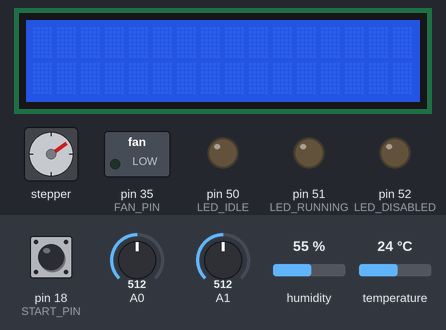
Simulated run of this sketch. Board: Arduino Mega 2560, built with avr-gcc and run on an emulated ATmega2560. Shown: 16×2 character LCD, stepper motor, switched loads named in the sketch (green lamp = pin HIGH), output pins drawn as LEDs (lit = HIGH). The inputs (shaded band) are chosen by the test bench; at power-on: pin 18 (START_PIN) HIGH, A1 = 512, A0 = 512, humidity 55 %, temperature 24 °C. The local clock reads 2024-03-15 10:24:30 at power-on unless the sketch sets it; stepper angles assume 2038 steps per turn; what the sketch prints to the serial monitor is not drawn.

Above: at 1.2 s.
1.3 s: pin 18 (START_PIN) pulled LOW for 0.15 s
2.0 s: A1 set to 118
4.6 s: A1 set to 99
At 5.2 s:
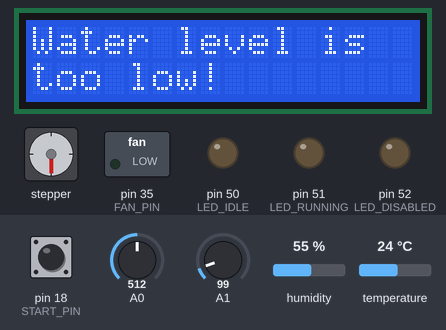
7.6 s: pin 18 (START_PIN) pulled LOW for 1 s
At 8.9 s:
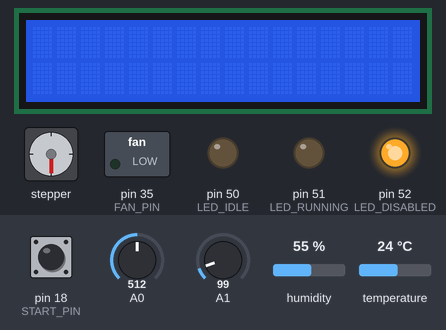
10.1 s: pin 18 (START_PIN) pulled LOW for 0.15 s
At 10.33 s:
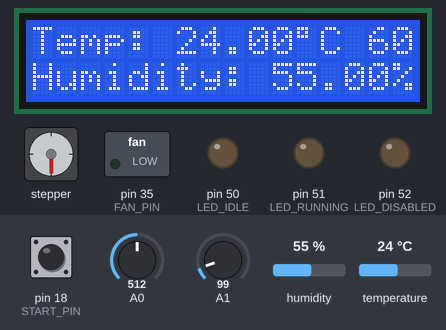
13.2 s: A1 set to 120
At 15.0 s:
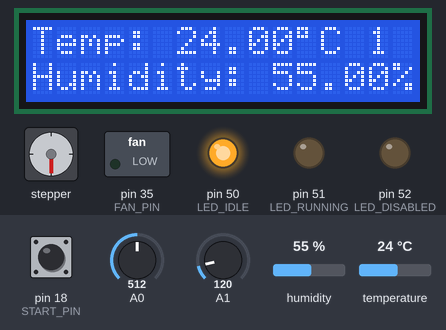
Timing chart, 0 to 16.5 s (numbered marks = the images above; inputs shaded):
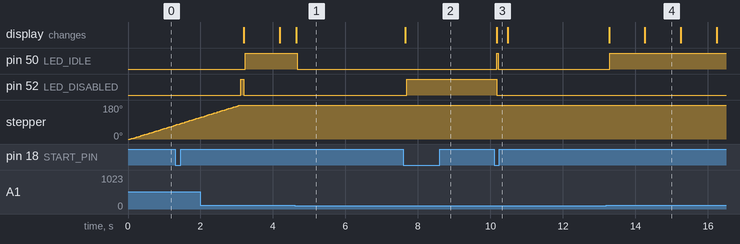

The sketch:

main.ino
```cpp
#include "myArduino.h" // Contains our register-level versions of common Arduino functions
#include <Stepper.h> // Stepper library, provided by Adafruit, for stepper motor control
#include <RTClib.h> // RTC library, provided by Adafruit, for clock module
#include <SPI.h> // Needed so RTClib.h can work!
#include <DHT.h> // DHT library, provided by Adafruit, for temp and humidity sensor
#include <Adafruit_Sensor.h> //Needed so DHT can work!
#include <LiquidCrystal.h> // LCD display library

// ADC, Timer, UART, and other functions that are typically available in the Arduino library
// that we must recreate can be found in myArduino.h. They have been seperated for clarity within the main file.

// ==== DEFINITIONS AND CONSTANTS ====
// Define variable to track state.
enum state{IDLE, RUNNING, DISABLED, ERROR};
state currentState = DISABLED;
state previousState = DISABLED;

//Define variables for switching states
float currentTemp = 0;
float currentWaterLevel = 0;
const int WATER_THRESHOLD = 110; //About the level of my reservoir threshold
const float TEMP_THRESHOLD = 30.00; //My DHT sensor measures temp a bit higher than it actually is

//Configure on/off button
const int START_DIGITAL_PIN = 18; //For attachInterrupt()
const int START_PIN = PD3;
volatile bool on = false;

// Define state LED GPIO constants
const int LED_IDLE = PB3; // D50
const int LED_RUNNING = PB2; // D51
const int LED_DISABLED = PB1; // D52
const int LED_ERROR = PB0; // D53

// Configure vent fan, vent fan control, and main fan
const int stepsPerRevolution = 2038;
Stepper vent = Stepper(stepsPerRevolution, 23, 27, 25, 29); // IN1 = 23, IN2 = 25, IN3 = 27, IN4 = 29
int currentStepperPos = 0, previousVentPos = 0;
const int VENT_POT_PIN = 0; // ADC channel 0
const int FAN_PIN = PC2; //D35

//Configure clock, temp and humidity sensor, water level sensor
RTC_DS1307 clock;
const int DHT_PIN = 45;
DHT dht(DHT_PIN, DHT11);
const int WATER_LVL_PIN = 1; // ADC channel 1

//Configure LCD pins and variables for LCD delay
const int RS = 12, EN = 11, D4 = 5, D5 = 4, D6 = 3, D7 = 2;
LiquidCrystal lcd(RS, EN, D4, D5, D6, D7);
unsigned long previousMillis = 0, currentMillis = 0;
const unsigned long updateDisplayInterval = 60000; //60000 ms = 1 minute

// ==== FUNCTION PROTOTYPES ====
//Setup functions
void gpioInit();
void sensorsMotorsInit();

//State control functions
void toggleOn();
void checkState();
void updateLED();

//Vent control functions
void controlVent();
void printVentPosition(int newpos);

//Event reporting functions
void printCurrentTime();
void printStateChange();

//Display temperature functions
void displayTempAndHumidity();

// ==== MAIN LOOP ====
void setup() {
    lcd.begin(16,2);
    U0Init(9600);
    adcInit();
    gpioInit();
    sensorsMotorsInit();

    currentState = DISABLED;
    on = false;
    lcd.clear();
}

void loop() {
    //State control and checking
    if(!on) currentState = DISABLED;
    else checkState(); //Checks WHICH state we should be in
    printStateChange();
    previousState = currentState;

    //Controls WHAT each state should do
    switch (currentState) { // Opted not to use functions for each state (i.e. stateRunning, stateIdle, etc.) to keep functionality of each state clear in main
        case IDLE: //Display temp and humidity, control vent (basic functions)
            displayTempAndHumidity();
            controlVent();
            break;

        case RUNNING: // Basic functions, enable fan, fan turned off upon exiting RUNNING state
            displayTempAndHumidity();
            controlVent();
            PORTC |= (1 << FAN_PIN);
            break;

        case DISABLED: // Basic functions, no temp and humidity, fan off.
            lcd.clear();
            PORTC &= ~(1 << FAN_PIN);
            controlVent();
            break;

        case ERROR: // Basic functions, turn off fan and print error message
            lcd.clear();
            lcd.setCursor(0,0);
            lcd.print("Water level is");
            lcd.setCursor(0,1);
            lcd.print("too low!");
            PORTC &= ~(1 << FAN_PIN);

            break;

        default:
            break;
    }

    updateLED();
}

// ==== FUNCTION DEFINITIONS ====
void gpioInit() {
    //Set all LEDs to output, then all to LOW
    DDRB |= (1 << LED_IDLE) | (1 << LED_RUNNING) | (1 << LED_DISABLED) | (1 << LED_DISABLED);
    PORTB &= ~((1 << LED_IDLE) | (1 << LED_RUNNING) | (1 << LED_DISABLED) | (1 << LED_ERROR));

    // Setup motor as output, initialize to LOW to disable fan
    DDRC |= (1 << FAN_PIN);
    PORTC &= ~(1 << FAN_PIN);

    // Setup on/off button as input w_pullup.
    DDRD &= ~(1 << START_PIN);
    PORTD |= (1 << START_PIN);
    attachInterrupt(digitalPinToInterrupt(START_DIGITAL_PIN), toggleOn, FALLING);
}
void sensorsMotorsInit() {
    // Begin RTC module
    if (!clock.begin()) {
        U0printString("Couldn't find clock");
        while (1);
    }

    // Begin DHT module
    dht.begin();

    // Water level sensor needs just simple ADC read, no setup needed

    // Setup vent speed
    vent.setSpeed(10);
}

void toggleOn() {
    on = !on;
}
void checkState() {
    currentTemp = dht.readTemperature();
    currentWaterLevel = adc_read(1);

    switch (currentState) {
        case IDLE:
            if (!on) currentState = DISABLED;
            else if (currentWaterLevel <= WATER_THRESHOLD) currentState = ERROR;
            else if (currentTemp > TEMP_THRESHOLD) currentState = RUNNING;
            break;

        case RUNNING:
            if (!on) currentState = DISABLED;
            else if (currentWaterLevel <= WATER_THRESHOLD) currentState = ERROR;
            else if (currentTemp <= TEMP_THRESHOLD) {
                currentState = IDLE;
                PORTC &= ~(1 << FAN_PIN); //Turn off fan upon exit
            }
            break;

        case DISABLED:
            if (on) currentState = IDLE; //Idle by default when we turn it on
            break;

        case ERROR:
            if (!on) currentState = DISABLED;
            else if (currentWaterLevel > WATER_THRESHOLD) currentState = IDLE;
            break;

        default:
            break;
    }
}
void updateLED() {
    //Set all LEDs to LOW briefly, then set corresponding state LED to high.
    PORTB &= ~((1 << LED_IDLE) | (1 << LED_RUNNING) | (1 << LED_DISABLED) | (1 << LED_ERROR));
    switch (currentState) {
        case IDLE: PORTB |= (1 << LED_IDLE); break;
        case RUNNING: PORTB |= (1 << LED_RUNNING); break;
        case DISABLED: PORTB |= (1 << LED_DISABLED); break;
        case ERROR: PORTB |= (1 << LED_ERROR); break;
    }
}

void controlVent() {
    int potValue = adc_read(VENT_POT_PIN);
    int targetPos = map(potValue, 0, 1023, 0, stepsPerRevolution); // Map full range of potentiometer readings to full range of steps

    // Calculate target position in degrees for easier comparison
    int targetDegrees = map(targetPos, 0, stepsPerRevolution, 0, 360);
    int currentDegrees = map(currentStepperPos, 0, stepsPerRevolution, 0, 360);

    // Check if movement exceeds threshold before moving vent, to reduce jitter in stepper motor
    if (abs(targetDegrees - currentDegrees) > 2) {
        int stepsToMove = targetPos - currentStepperPos;
        vent.step(stepsToMove);
        currentStepperPos = targetPos;

        // Print the new position of the vent in degrees
        printVentPosition(targetDegrees);
    }

    currentStepperPos = targetPos;
}
void printVentPosition(int newpos) {
    U0printString("Vent is now at ");
    U0printNumber(newpos);
    U0printString(" deg.\n");
}

void printCurrentTime() {
    DateTime now = clock.now();

    U0printNumber(now.hour());
    U0putchar(':');
    U0printNumber(now.minute());
    U0putchar(':');
    U0printNumber(now.second());
    U0putchar('\n');
}
void printStateChange() {
    if (currentState != previousState) {
        U0printString("State is now ");
        switch (currentState) {
            case IDLE:
                U0printString("IDLE");
                U0printString(" (fan is off) ");
                break;
            case RUNNING:
                U0printString("RUNNING");
                U0printString(" (fan is on) ");
            case DISABLED: U0printString("DISABLED"); break;
            case ERROR: U0printString("ERROR"); break;
            default: break;
        }
        previousMillis = millis() - updateDisplayInterval;
        U0printString(" as of: ");
        printCurrentTime();
    }

}

void displayTempAndHumidity() {
    currentMillis = millis();
    int elapsedTime = (currentMillis - previousMillis) / 1000;

    // Check if more than one minute has passed since last update
    if (currentMillis - previousMillis >= updateDisplayInterval) {
        lcd.setCursor(0,0);
        lcd.print("Temp: ");
        lcd.print(dht.readTemperature());
        lcd.print((char)223);
        lcd.print("C ");

        lcd.setCursor(0,1);
        lcd.print("Humidity: ");
        lcd.print(dht.readHumidity());
        lcd.print("%");

        previousMillis = currentMillis; // Update previous millis
    }

    lcd.setCursor(14, 0);
    lcd.print(elapsedTime);
    lcd.print("   ");
}
```

myArduino.cpp
```cpp
#include "myArduino.h"

void adcInit() {
    // setup the A register
    ADCSRA |= 0b10000000; // set bit   7 to 1 to enable the ADC
    ADCSRA &= 0b11011111; // clear bit 6 to 0 to disable the ADC trigger mode
    ADCSRA &= 0b11110111; // clear bit 5 to 0 to disable the ADC interrupt
    ADCSRA &= 0b11111000; // clear bit 0-2 to 0 to set prescaler selection to slow reading
    // setup the B register
    ADCSRB &= 0b11110111; // clear bit 3 to 0 to reset the channel and gain bits
    ADCSRB &= 0b11111000; // clear bit 2-0 to 0 to set free running mode
    // setup the MUX Register
    ADMUX  &= 0b01111111; // clear bit 7 to 0 for AVCC analog reference
    ADMUX  |= 0b01000000; // set bit   6 to 1 for AVCC analog reference
    ADMUX  &= 0b11011111; // clear bit 5 to 0 for right adjust result
    ADMUX  &= 0b11100000; // clear bit 4-0 to 0 to reset the channel and gain bits
}

unsigned int adc_read(unsigned char adc_channel_num) {
    // clear the channel selection bits (MUX 4:0)
    ADMUX  &= 0b11100000;
    // clear the channel selection bits (MUX 5)
    ADCSRB &= 0b11110111;
    // set the channel number
    if (adc_channel_num > 7) {
        // set the channel selection bits, but remove the most significant bit (bit 3)
        adc_channel_num -= 8;
        // set MUX bit 5
        ADCSRB |= 0b00001000;
    }
    // set the channel selection bits
    ADMUX  += adc_channel_num;
    // set bit 6 of ADCSRA to 1 to start a conversion
    ADCSRA |= 0x40;
    // wait for the conversion to complete
    while ((ADCSRA & 0x40) != 0);
    // return the result in the ADC data register
    return ADC;
}

void U0Init(int U0baud) {
    unsigned long FCPU = 16000000;
    unsigned int tbaud;
    tbaud = (FCPU / 16 / U0baud - 1);
    // Same as (FCPU / (16 * U0baud)) - 1;
    UCSR0A = 0x20;
    UCSR0B = 0x18;
    UCSR0C = 0x06;
    UBRR0  = tbaud;
}

unsigned char U0kbhit() {
    return UCSR0A & RDA;
}

unsigned char U0getchar() {
    return UDR0;
}

void U0putchar(unsigned char U0pdata) {
    while((UCSR0A & TBE)==0);
    UDR0 = U0pdata;
}

void U0printString(const char *str) {
    int i = 0;
    while(str[i] != '\0') {
        U0putchar(str[i]);
        i++;
    }
}

void U0printNumber(int n) {
    String nstr = String(n);
    U0printString(nstr.c_str());
}

void U0printFloat(float f) {
    char temp[32];
    dtostrf(f, 4, 2, temp);
    U0printString(temp);
}

void my_delay(unsigned int freq) {
    // calc period
    double period = 1.0/double(freq);
    // 50% duty cycle
    double half_period = period/ 2.0f;
    // clock period def
    double clk_period = 0.0000000625;
    // calc ticks
    unsigned int ticks = half_period / clk_period;
    // stop the timer
    TCCR1B &= 0xF8;
    // set the counts
    TCNT1 = (unsigned int) (65536 - ticks);
    // start the timer
    TCCR1A = 0x0;
    TCCR1B |= 0b00000001;
    // wait for overflow
    while((TIFR1 & 0x01)==0); // 0b 0000 0000
    // stop the timer
    TCCR1B &= 0xF8;   // 0b 0000 0000
    // reset TOV
    TIFR1 |= 0x01;
}
```

myArduino.h
```cpp
//Manav Dudhia
//This file serves to define functions that would typically be available in the Arduino library

#ifndef HELPERS_H
#define HELPERS_H

#include <Arduino.h>

#define RDA 0x80
#define TBE 0x20

void adcInit();
unsigned int adc_read(unsigned char adc_channel_num);

void U0Init(int U0baud);
unsigned char U0kbhit();
unsigned char U0getchar();
void U0putchar(unsigned char U0pdata);
void U0printString(const char *str);
void U0printNumber(int n);
void U0printFloat(float f);

void my_delay(unsigned int freq);

#endif
```

Measured:
- the behaviour switches between 111 and 110 on A1 (found by bisection; images 0 and 1)
- after the input at 4.6 s, pin 50 (LED_IDLE): HIGH → LOW after 0.08 s; the display: changes at once (image 1)
- after the input at 7.6 s, pin 52 (LED_DISABLED): LOW → HIGH after 0.09 s
- after the input at 10.1 s, pin 50 (LED_IDLE): LOW → HIGH after 0.08 s, → LOW 0.04 s later; pin 52 (LED_DISABLED): HIGH → LOW after 0.08 s; the display: changes after 0.08 s (image 3)
- after the input at 13.2 s, pin 50 (LED_IDLE): LOW → HIGH after 0.10 s; the display: first changes after 0.07 s (image 4 shows a later state)
- what the display in image 4 shows lasts 1.0 s, from 14.3 s to 15.3 s
